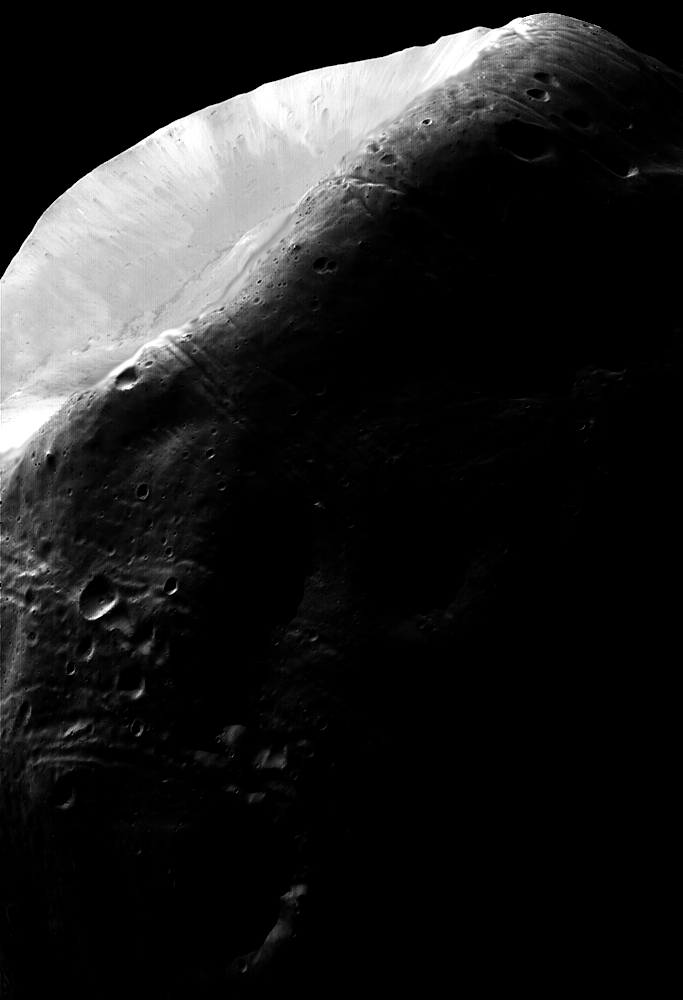
%> input picture dip/数字图像处理/chapter 3/images_ch03/Fig0310(a)(Moon Phobos).tif, 683 x 1000 px
$ octave DIP_EX3_06.m   (GNU Octave 9; MATLAB toolbox functions it lacks are replaced by stand-ins)
%> lines starting %> are read from the running program, lines starting %| are printed output that depends on the picture
%% 例3.6 直方图匹配
clc
clear
f = imread('.\images_ch03\Fig0310(a)(Moon Phobos).tif');%火星的卫星(火卫1)图像
%> f is the input picture: size 1000x683 uint8; min 0, max 255, mean 31.7
subplot(121),imshow(f),subplot(122),imhist(f)
ylim('auto')
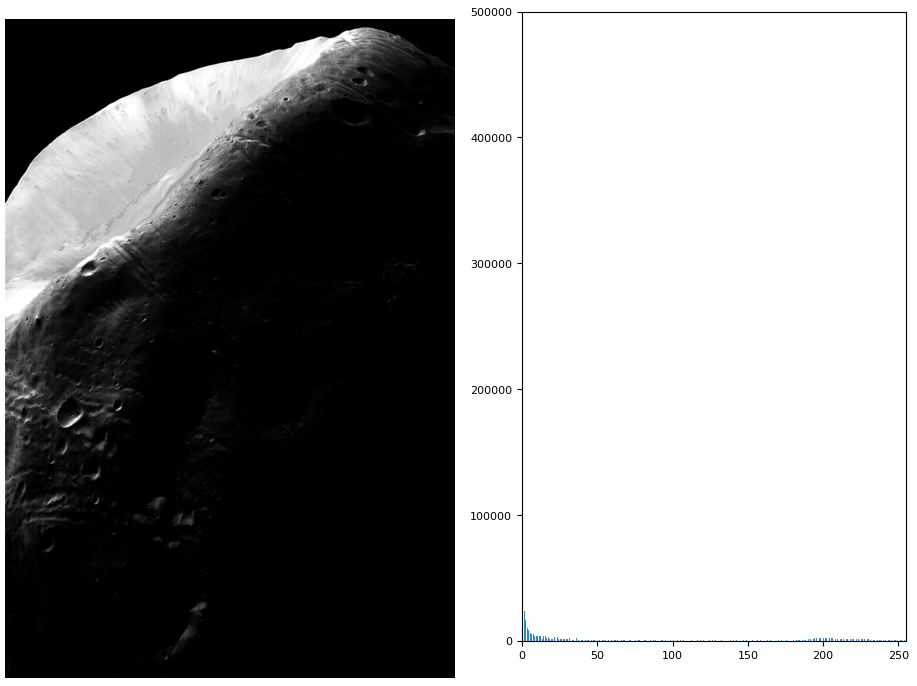
%> figure redrawn from the program's plot data, 2 panels
%imfinfo(f)

[g T] = histeq(f,256);
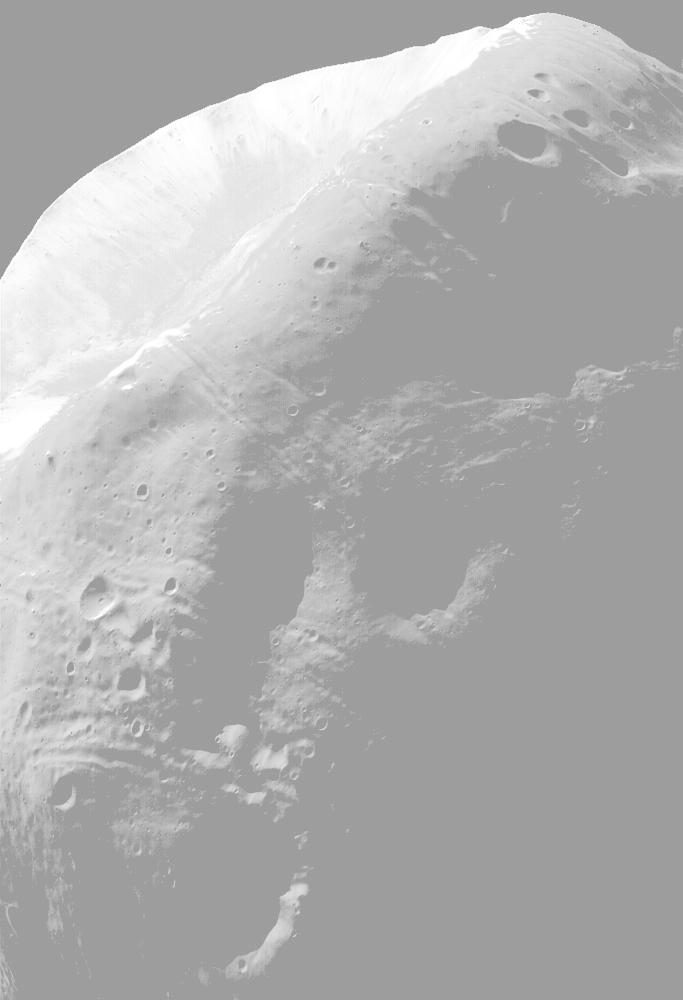
%> g: size 1000x683 uint8; min 157, max 255, mean 176.1
%> T = 256 values from 0.616 to 1
figure,subplot(121),imshow(g),subplot(122),imhist(g)
ylim('auto')
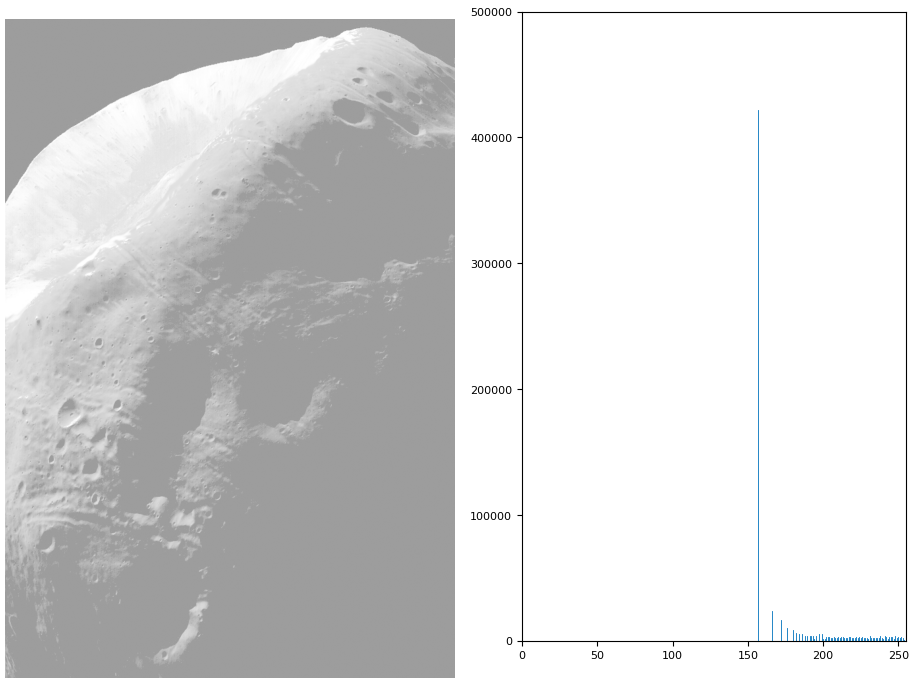
%> figure redrawn from the program's plot data, 2 panels

% 对应变换
x = linspace(0,1,256);
figure,plot(x,T)
axis([0 1 0 1])
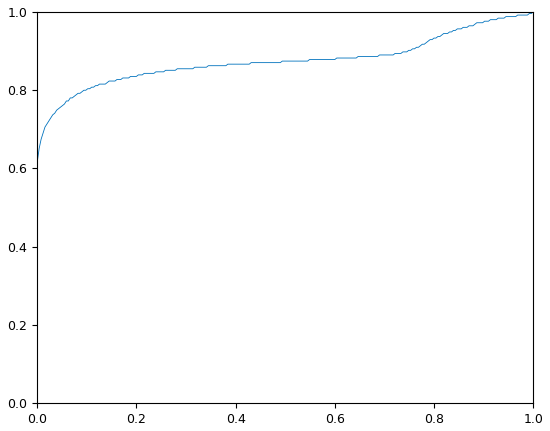
%> figure redrawn from the program's plot data; curve peaks at x = 1, y = 1
